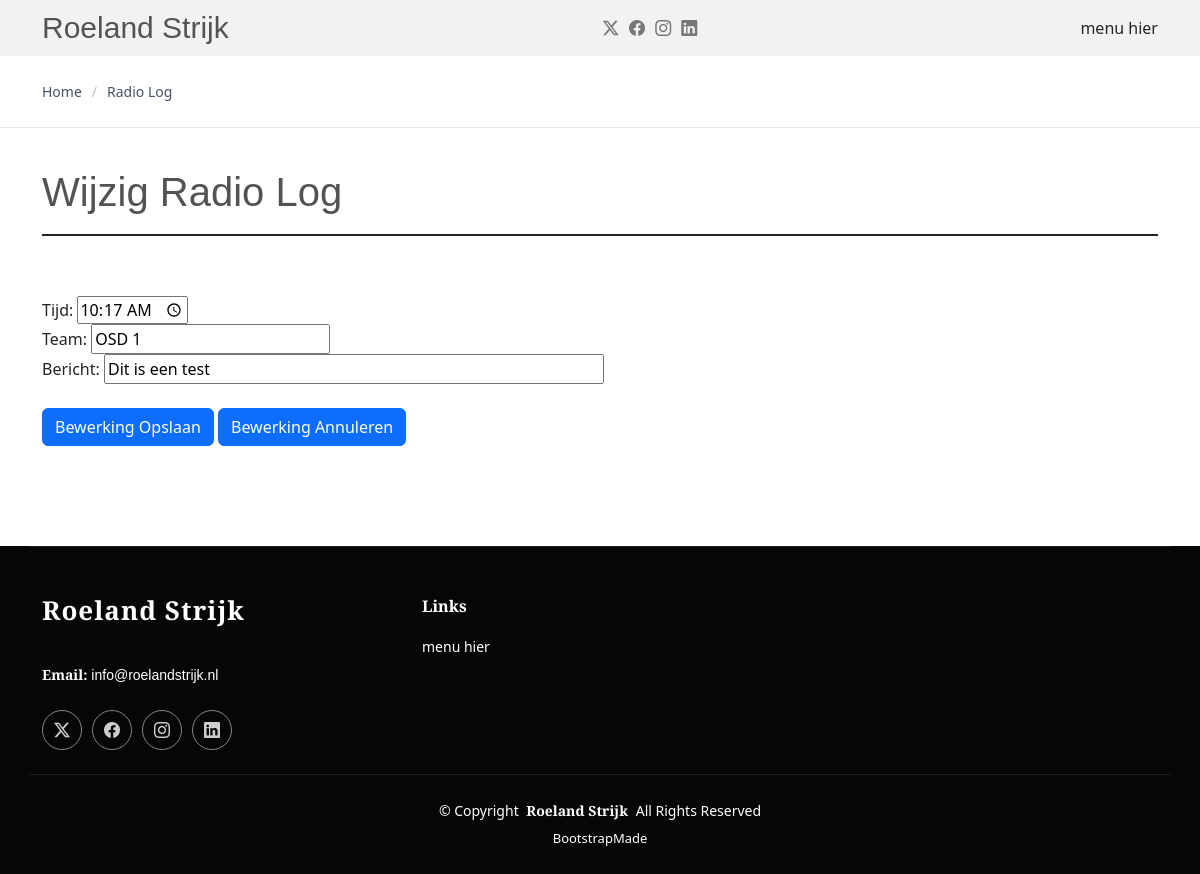
Screenshot of /radiolog/edit-form133next/43/ (signed in) with the database file from the repository.
### sarforms/models.py (models this page shows, shortened)
class Form133Next(models.Model):
    incident_nr = models.IntegerField(null=True, blank=True)
    incident_naam = models.CharField(max_length=30, null=True, blank=True)
    locatie = models.CharField(max_length=100, null=True, blank=True)
    datum = models.DateField(null=True, blank=True)
    tijd = models.TimeField()
    team = models.CharField(max_length=50)
    bericht = models.CharField(max_length=100)

### sarforms/views.py (the view)
# urls.py: path('edit-form133next/<int:pk>/', views.edit_form133next, name='edit_form133next'),
@login_required
def edit_form133next(request, pk):
    instance = get_object_or_404(Form133Next, pk=pk)
    if request.method == "POST":
        form = Form133NextForm(request.POST, instance=instance)
        if form.is_valid():
            form.save()
            return redirect('logs')  # Pas aan indien je een andere viewnaam gebruikt
    else:
        form = Form133NextForm(instance=instance)
    context = {'form': form, 'object': instance}
    return render(request, 'edit_form133next.html', context)

### sarforms/forms.py
class Form133NextForm(forms.ModelForm):
    class Meta:
        model = Form133Next
        fields = ['incident_nr', 'incident_naam', 'locatie', 'datum', 'tijd', 'team', 'bericht']
        widgets = {
            'datum': forms.HiddenInput(),
            'tijd': forms.TimeInput(format='%H:%M:%S', attrs={'type': 'time'}),
            'incident_nr': forms.HiddenInput(),
            'incident_naam': forms.HiddenInput(),
            'locatie': forms.HiddenInput(),
            'bericht': forms.TextInput(attrs={'style': 'width: 500px;'}),
            'team': forms.TextInput(),
        }
    def __init__(self, *args, **kwargs):
        super().__init__(*args, **kwargs)
        self.fields['datum'].initial = timezone.localdate()
        self.fields['tijd'].initial = timezone.localtime().strftime("%H:%M")
        try:
            laatste = Form133Next.objects.latest('id')
            self.fields['incident_naam'].initial = laatste.incident_naam
            self.fields['locatie'].initial = laatste.locatie
        except Form133Next.DoesNotExist:
            pass

### templates/edit_form133next.html (shortened to what this page needs)
{% load static %}
<!DOCTYPE html>
<html lang="en">
<head>
  <link href="{% static 'assets/vendor/bootstrap/css/bootstrap.min.css' %}" rel="stylesheet">
  <link href="{% static 'assets/vendor/bootstrap-icons/bootstrap-icons.css' %}" rel="stylesheet">
  <link href="{% static 'assets/vendor/aos/aos.css' %}" rel="stylesheet">
  <link href="{% static 'assets/vendor/swiper/swiper-bundle.min.css' %}" rel="stylesheet">
  <link href="{% static 'assets/css/main.css' %}" rel="stylesheet">
</head>
<body class="index-page">
  <header id="header" class="header d-flex align-items-center sticky-top">
    <div class="container position-relative d-flex align-items-center justify-content-between">
      <a href="/" class="logo d-flex align-items-center me-auto me-xl-0">
        <h1 class="sitename">Roeland Strijk</h1>
      </a>
      <nav id="navmenu" class="navmenu">
        <ul>
       menu hier
        </ul>
      </nav>
      <div class="header-social-links">
        <a href="https://x.com/RoelandStrijk" class="twitter"><i class="bi bi-twitter-x"></i></a>
        <a href="https://www.facebook.com/roeland.strijk.3/" class="facebook"><i class="bi bi-facebook"></i></a>
        <a href="#" class="instagram"><i class="bi bi-instagram"></i></a>
        <a href="https://www.linkedin.com/in/roeland-strijk-60bb3847/" class="linkedin"><i class="bi bi-linkedin"></i></a>
      </div>
    </div>
  </header>
  <main class="main">
    <div class="page-title">
      <div class="container d-lg-flex justify-content-between align-items-center">
        <nav class="breadcrumbs">
          <ol>
            <li><a href="/">Home</a></li>
            <li><a href="/radiolog/logs/">Radio Log</a></li>
          </ol>
        </nav>
      </div>
    </div>
    <section id="starter-section" class="starter-section section">
      <div class="container section-title" data-aos="fade-up">
        <div class="section-title-container d-flex align-items-center justify-content-between">
          <h2>Wijzig Radio Log</h2>
        </div>
      </div>
      <div class="container section-title" data-aos="fade-up">
 {% block content %}
  <form method="post">
    {{ form.as_p }}
    <br>
    <button type="submit" class="btn btn-primary">Bewerking Opslaan</button>
    <input type="button" class="btn btn-primary" onclick="location.href='{% url 'logs' %}';" value="Bewerking Annuleren" />
  </form>
{% endblock %}
      </div>
    </section>
  </main>
  <footer id="footer" class="footer dark-background">
    <div class="container footer-top">
      <div class="row gy-4">
        <div class="col-lg-4 col-md-6 footer-about">
          <a href="index.html" class="logo d-flex align-items-center">
            <span class="sitename">Roeland Strijk</span>
          </a>
          <div class="footer-contact pt-3">
            <p><strong>Email:</strong> <span>info@roelandstrijk.nl</span></p>
          </div>
          <div class="social-links d-flex mt-4">
        <a href="https://x.com/RoelandStrijk" class="twitter"><i class="bi bi-twitter-x"></i></a>
        <a href="https://www.facebook.com/roeland.strijk.3/" class="facebook"><i class="bi bi-facebook"></i></a>
        <a href="#" class="instagram"><i class="bi bi-instagram"></i></a>
        <a href="https://www.linkedin.com/in/roeland-strijk-60bb3847/" class="linkedin"><i class="bi bi-linkedin"></i></a>
          </div>
        </div>
        <div class="col-lg-2 col-md-3 footer-links">
          <h4>Links</h4>
          <ul>
        menu hier
          </ul>
        </div>
      </div>
    </div>
    <div class="container copyright text-center mt-4">
      <p>© <span>Copyright</span> <strong class="px-1 sitename">Roeland Strijk</strong> <span>All Rights Reserved</span></p>
      <div class="credits">
        <a href="https://bootstrapmade.com/" target="_blank">BootstrapMade</a>
      </div>
    </div>
  </footer>
</body>
</html>

### rows the page displays
Form133Next: tijd "10:17:00", team "OSD 1", bericht "Dit is een test"
